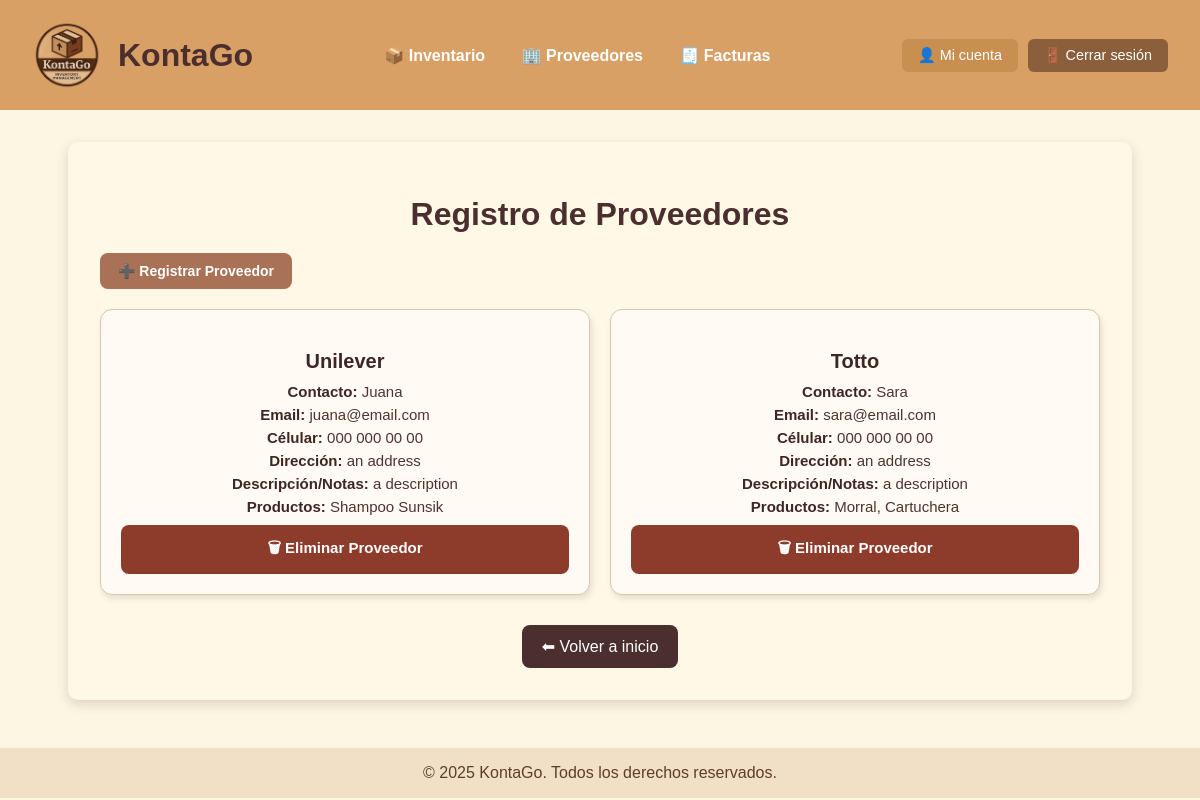
Screenshot of /suppliers/ with the database file from the repository.
### inventory/models.py (models this page shows, shortened)
class Supplier(models.Model):
    name = models.CharField(max_length=100, unique=True)
    contact_name = models.CharField(max_length=100, blank=True, null=True)
    phone = models.CharField(max_length=20, blank=True, null=True)
    email = models.EmailField(blank=True, null=True)
    address = models.TextField(blank=True, null=True)
    notes = models.TextField(blank=True, null=True)
    products = models.ManyToManyField(Product, related_name="suppliers")
    class Notification(models.Model):
        product = models.OneToOneField('Product', on_delete=models.CASCADE)
        message = models.CharField(max_length=255)
        created_at = models.DateTimeField(auto_now_add=True)

class Product(models.Model):
    CATEGORY_CHOICES = [
        ('alimentos', 'Alimentos'),
        ('utiles', 'Útiles escolares'),
        ('peluqueria', 'Peluquería'),
        ('cosmetica', 'Cosmética'),
        ('limpieza', 'Limpieza'),
    ]
    name = models.CharField(max_length=200, unique=True)
    category = models.CharField(max_length=50, choices=CATEGORY_CHOICES, blank=True, null=True)
    description = models.TextField(blank=True, null=True)
    price = models.DecimalField(max_digits=10, decimal_places=2, default=0.00)
    min_stock = models.PositiveIntegerField(default=5)
    supplier = models.CharField(max_length=200, blank=True, null=True)
    quantity = models.PositiveIntegerField(default=0)
    image = models.ImageField(upload_to='products/', blank=True, null=True)
    expiration_date = models.DateField(blank=True, null=True)
    price_suggestion = models.DecimalField(max_digits=10, blank=True, null=True, decimal_places=2, default=0.00)
    product_assigned_suggestions = models.CharField(max_length=5000,default="Blank", null = True, blank=True)

### inventory/views.py (the view)
# urls.py: path('suppliers/', views.supplier_list, name='supplier_list'),
def supplier_list(request):
    suppliers = Supplier.objects.all()
    return render(request, 'supplier_list.html', {'suppliers': suppliers})

### inventory/templates/supplier_list.html (shortened to what this page needs)
<!DOCTYPE html>
<html lang="en">
{% extends 'base.html' %}
{% block content %}
</head>
<body>
    <h1>Registro de Proveedores</h1>
    <a href="{% url 'supplier_entry' %}" class="btn-entry">➕ Registrar Proveedor</a>
    <div class="suppliers-container">
        {% for supplier in suppliers %}
        <div class="card">
            <h3>{{ supplier.name }}</h3>
            <p><strong>Contacto:</strong> {{ supplier.contact_name }}</p>
            <p><strong>Email:</strong> {{ supplier.email }}</p>
            <p><strong>Célular:</strong> {{ supplier.phone }}</p>
            <p><strong>Dirección:</strong> {{ supplier.address }}</p>
            <p><strong>Descripción/Notas:</strong> {{ supplier.notes }}</p>
            <p><strong>Productos:</strong>
                {% for product in supplier.products.all %}
                    {{ product.name }}{% if not forloop.last %}, {% endif %}
                {% empty %}
                    None
                {% endfor %}
            </p>
            <a href="{% url 'delete_supplier' supplier.id %}"
               class="btn btn-delete"
               onclick="return confirm('¿Seguro que quieres eliminar {{ supplier.name }}?');">
                🗑 Eliminar Proveedor
            </a>
        </div>
        {% empty %}
        <p style="text-align:center; color:#6d4c41;">No hay proveedores registrados aún.</p>
        {% endfor %}
    </div>
    <a href="{% url 'home' %}" class="btn-home">⬅ Volver a inicio</a>
</body>
{% endblock %}

### inventory/templates/base.html (style rules this page uses)
body { font-family: Arial, sans-serif; margin: 0; padding: 0; background: #fdf6e3; color: #5c3d2e; }

### inventory/templates/supplier_list.html (style rules this page uses)
h1 { text-align: center; color: #4b2e2e; margin-bottom: 20px; }
.btn-entry { display: inline-block; margin: 0 0 20px 0px; background-color: #a97155; color: #fff; padding: 10px 18px; border-radius: 8px; text-decoration: none; font-size: 14px; font-weight: bold; transition: background-color 0.2s; }
.btn-home { display: block; margin: 30px auto 0 auto; padding: 12px 20px; background-color: #4b2e2e; color: #fff; text-decoration: none; border-radius: 8px; font-size: 16px; text-align: center; width: fit-content; transition: background-color 0.2s; }
.suppliers-container { display: grid; grid-template-columns: repeat(auto-fit, minmax(280px, 1fr)); gap: 20px; max-width: 1200px; margin: 0 auto; }
.card { background-color: #fffaf3; border: 1px solid #d9c7a6; border-radius: 12px; padding: 20px; box-shadow: 2px 4px 6px rgba(0,0,0,0.1); transition: transform 0.2s ease-in-out; text-align: center; }
.card h3 { font-size: 20px; color: #3e2723; margin-bottom: 10px; }
.card p { margin: 6px 0; font-size: 15px; color: #4e342e; }
.card p strong { color: #3e2723; }
.btn { display: block; width: 100%; box-sizing: border-box; padding: 12px; margin-top: 10px; font-size: 15px; font-weight: bold; border: none; border-radius: 8px; cursor: pointer; text-align: center; text-decoration: none; transition: background-color 0.2s; }
.btn-delete { background-color: #8d3c2b; color: #fff; }

### rows the page displays
Supplier: name "Unilever", contact_name "Juana", email "juana@email.com", phone "000 000 00 00", address "an address", notes "a description"
Product: name "Shampoo Sunsik"
Supplier: name "Totto", contact_name "Sara", email "sara@email.com", phone "000 000 00 00", address "an address", notes "a description"
Product: name "Morral"
Product: name "Cartuchera"
